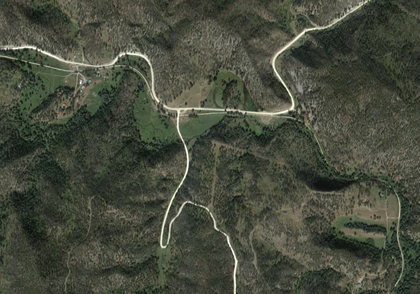
%> input picture hardImg.png, 420 x 294 px, shrunk from 1280 x 895 before the run
$ octave --eval "result = vege_detec_fun('hardImg.png');"   (GNU Octave 9; MATLAB toolbox functions it lacks are replaced by stand-ins)
%> lines starting %> are read from the running program, lines starting %| are printed output that depends on the picture; in (x1, y1, x2, y2) boxes, pixels count from 0 and x2, y2 are one past the last pixel; in counts of white or black regions, pixels touching at a corner belong together; the program's own positions count from 1
function [trees] = vege_detec_fun( Img )
%> called with Img = 'hardImg.png'

%% Detect light green vegetation
Image1 = imread(Img);
%> Image1 is the input picture: size 294x420x3 uint8; mean R, G, B 70.8, 75.1, 60.9
Image2 = [];
[row column page] = size(Image1);
%> row = 294; column = 420; page = 3

% [0 0 0] is black by MATLAB standard

for i = 1:row
    for j = 1:column
        if (Image1 (i, j, 2) > Image1(i, j, 1) && Image1(i, j, 2) > Image1(i, j, 3))
            Image2 (i, j, 1) = 1;
            Image2 (i, j, 2) = 1;
            Image2 (i, j, 3) = 1;
        else
            Image2 (i, j, 1) = 0;
            Image2 (i, j, 2) = 0;
            Image2 (i, j, 3) = 0;
        end
    end
end
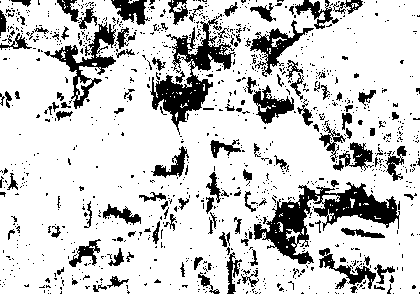
%> Image2: size 294x420x3 double; values 0 (black) and 1 (white), 80.4% white; 1090 black regions (964 under 20 px), largest, box (x1, y1, x2, y2) and area: (254, 182, 400, 264) 3907, (150, 14, 236, 135) 2979, (44, 22, 116, 109) 1509

%% Detect dark green image
for i = 1:row
    for j = 1:column
        Green = Image1(i,j,2) + 20;
        if (Green > Image1(i, j, 1) && Green > Image1(i, j, 3))
            Image2(i,j,1) = 1;
            Image2(i,j,2) = 1;
            Image2(i,j,3) = 1;
        else
            Image2(i,j,1) = 0;
            Image2(i,j,2) = 0;
            Image2(i,j,3) = 0;
        end
    end
end
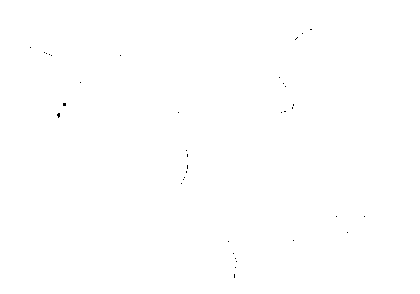
%> Image2: size 294x420x3 double; values 0 (black) and 1 (white), 99.9% white; black in thin lines or dots, all inside (x1, y1, x2, y2) = (30, 29, 365, 278)

%% Prevent shades of gray
[row2 column2 page2] = size(Image2);
%> row2 = 294; column2 = 420; page2 = 3
for i = 1:row2
    for j = 1:column2
        for k = 1:page2
            if Image2(i,j,k) > 150
                Image2(i,j,k) = 0;
            end
        end
    end
end

trees = Image2;
